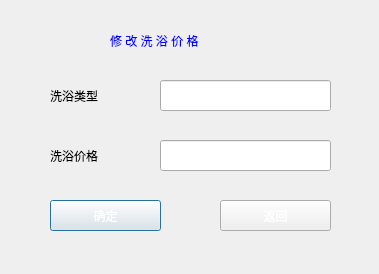
<?xml version="1.0" encoding="UTF-8"?>
<ui version="4.0">
 <class>change_bash_info</class>
 <widget class="QDialog" name="change_bash_info">
  <property name="geometry">
   <rect>
    <x>0</x>
    <y>0</y>
    <width>379</width>
    <height>274</height>
   </rect>
  </property>
  <property name="windowTitle">
   <string>Dialog</string>
  </property>
  <property name="styleSheet">
   <string notr="true">border-image: url(:/new/prefix1/lanhua.jpg);</string>
  </property>
  <widget class="QLabel" name="label">
   <property name="geometry">
    <rect>
     <x>50</x>
     <y>80</y>
     <width>71</width>
     <height>31</height>
    </rect>
   </property>
   <property name="styleSheet">
    <string notr="true">border-image: url(:/new/prefix1/shuijing.jpg);
font: 75 11pt &quot;Agency FB&quot;;
color: rgb(0, 0, 0);</string>
   </property>
   <property name="text">
    <string>洗浴类型</string>
   </property>
  </widget>
  <widget class="QLabel" name="label_2">
   <property name="geometry">
    <rect>
     <x>50</x>
     <y>140</y>
     <width>71</width>
     <height>31</height>
    </rect>
   </property>
   <property name="styleSheet">
    <string notr="true">font: 75 11pt &quot;Agency FB&quot;;
color: rgb(0, 0, 0);
border-image: url(:/new/prefix1/shuijing.jpg);</string>
   </property>
   <property name="text">
    <string>洗浴价格</string>
   </property>
  </widget>
  <widget class="QLineEdit" name="lineEdit">
   <property name="geometry">
    <rect>
     <x>160</x>
     <y>80</y>
     <width>171</width>
     <height>31</height>
    </rect>
   </property>
   <property name="styleSheet">
    <string notr="true">border-image: url(:/new/prefix1/shuijing.jpg);</string>
   </property>
  </widget>
  <widget class="QLineEdit" name="lineEdit_2">
   <property name="geometry">
    <rect>
     <x>160</x>
     <y>140</y>
     <width>171</width>
     <height>31</height>
    </rect>
   </property>
   <property name="styleSheet">
    <string notr="true">border-image: url(:/new/prefix1/shuijing.jpg);</string>
   </property>
  </widget>
  <widget class="QPushButton" name="pushButton">
   <property name="geometry">
    <rect>
     <x>50</x>
     <y>200</y>
     <width>111</width>
     <height>31</height>
    </rect>
   </property>
   <property name="styleSheet">
    <string notr="true">font: 11pt &quot;Agency FB&quot;;
border-image: url(:/new/prefix1/Purple.jpg);
font: 75 9pt &quot;Agency FB&quot;;
color: rgb(255, 255, 255);</string>
   </property>
   <property name="text">
    <string>确定</string>
   </property>
  </widget>
  <widget class="QPushButton" name="pushButton_2">
   <property name="geometry">
    <rect>
     <x>220</x>
     <y>200</y>
     <width>111</width>
     <height>31</height>
    </rect>
   </property>
   <property name="styleSheet">
    <string notr="true">font: 11pt &quot;Agency FB&quot;;
border-image: url(:/new/prefix1/Purple.jpg);
font: 75 9pt &quot;Agency FB&quot;;
color: rgb(255, 255, 255);</string>
   </property>
   <property name="text">
    <string>返回</string>
   </property>
  </widget>
  <widget class="QLabel" name="label_3">
   <property name="geometry">
    <rect>
     <x>110</x>
     <y>20</y>
     <width>181</width>
     <height>41</height>
    </rect>
   </property>
   <property name="styleSheet">
    <string notr="true">color: rgb(0, 0, 255);
font: 75 14pt &quot;Agency FB&quot;;
border-image: url(:/new/prefix1/shuijing.jpg);</string>
   </property>
   <property name="text">
    <string>修 改 洗 浴 价 格</string>
   </property>
  </widget>
 </widget>
 <resources/>
 <connections/>
</ui>
